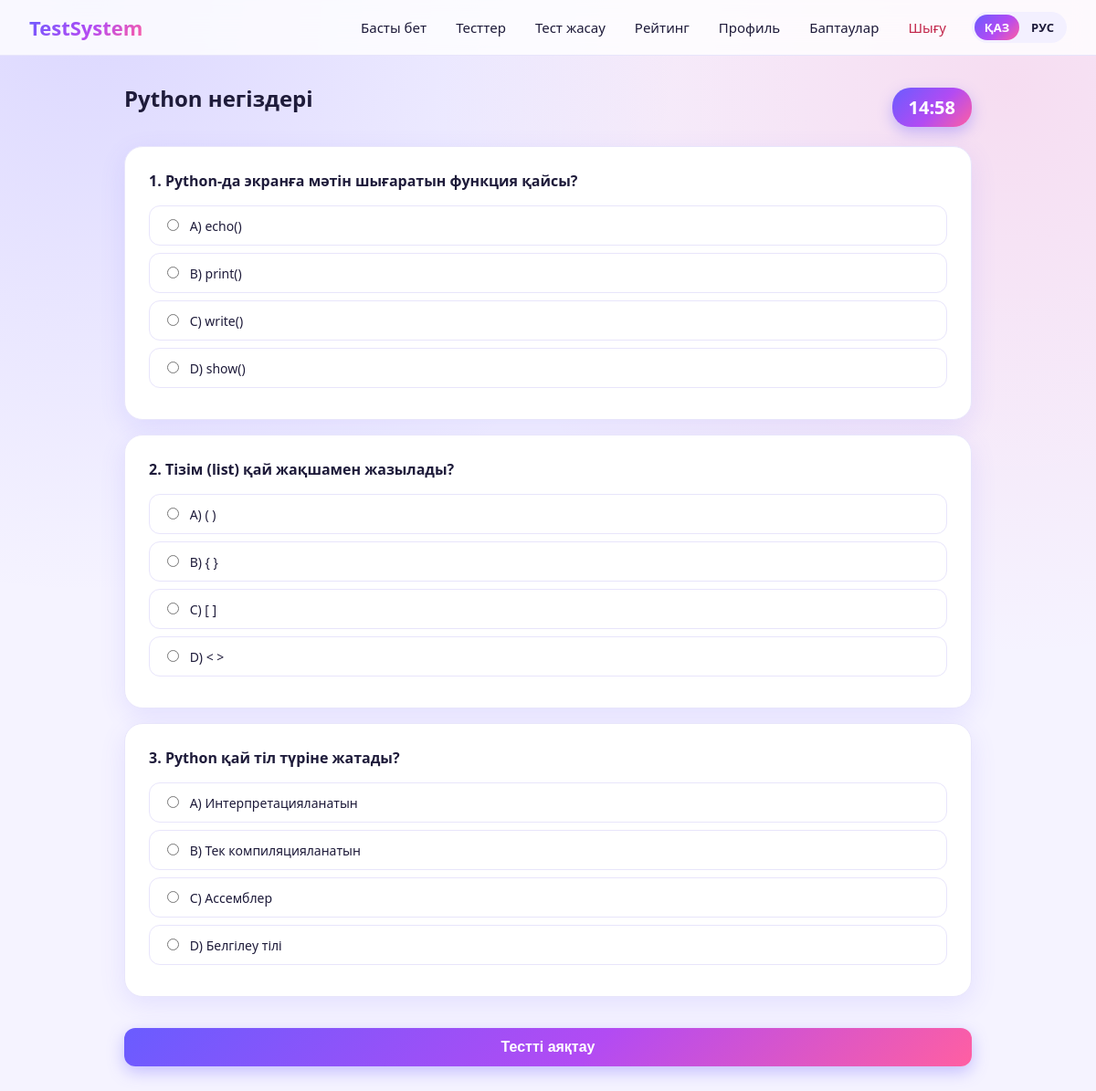
/test/1 (signed in), run on the app's committed database.
### models/test.py (models this page shows)
class Test(Base):
    __tablename__ = "tests"
    id: Mapped[int] = mapped_column(Integer, primary_key=True, autoincrement=True)
    title: Mapped[str] = mapped_column(String, nullable=False)
    description: Mapped[str | None] = mapped_column(String)
    max_score: Mapped[int] = mapped_column(Integer, nullable=False, default=100,
                                           server_default="100")
    duration_minutes: Mapped[int] = mapped_column(Integer, nullable=False, default=20,
                                                  server_default="20")
    created_at: Mapped[str | None] = mapped_column(String,
                                                   server_default=func.current_timestamp())
    created_by: Mapped[int | None] = mapped_column(
        ForeignKey("users.id", ondelete="SET NULL"), nullable=True)
    category_id: Mapped[int | None] = mapped_column(
        ForeignKey("categories.id", ondelete="SET NULL"), nullable=True)
    category = relationship("Category", back_populates="tests")
    questions = relationship("Question", back_populates="test",
                             cascade="all, delete-orphan", order_by="Question.id")

class Question(Base):
    __tablename__ = "questions"
    id: Mapped[int] = mapped_column(Integer, primary_key=True, autoincrement=True)
    test_id: Mapped[int] = mapped_column(ForeignKey("tests.id", ondelete="CASCADE"),
                                         nullable=False)
    question_text: Mapped[str] = mapped_column(String, nullable=False)
    option_a: Mapped[str] = mapped_column(String, nullable=False)
    option_b: Mapped[str] = mapped_column(String, nullable=False)
    option_c: Mapped[str] = mapped_column(String, nullable=False)
    option_d: Mapped[str] = mapped_column(String, nullable=False)
    correct_option: Mapped[str] = mapped_column(String, nullable=False)
    test = relationship("Test", back_populates="questions")

### main.py (the view)
@app.get("/test/{test_id}", name="take_test",
         dependencies=[Depends(login_required)])
def take_test_page(request: Request, test_id: int):
    conn = get_db()
    test = conn.execute(
        "SELECT * FROM tests WHERE id = ?", (test_id,)
    ).fetchone()
    if test is None:
        conn.close()
        raise HTTPException(status_code=404, detail="Тест табылмады")
    questions = conn.execute(
        "SELECT * FROM questions WHERE test_id = ? ORDER BY id", (test_id,)
    ).fetchall()
    conn.close()
    return render(request, "take_test.html", test=test, questions=questions)

### templates/take_test.html (shortened to what this page needs)
{% extends "base.html" %}
{% block content %}
<div class="test-header">
    <h2>{{ test.title }}</h2>
    <div class="timer" id="timer" data-minutes="{{ test.duration_minutes }}">--:--</div>
</div>
<form method="POST" action="{{ url_for('submit_test', test_id=test.id) }}" id="testForm">
    {% for q in questions %}
    <div class="card question">
        <p class="q-text">{{ loop.index }}. {{ q.question_text }}</p>
        <label class="option"><input type="radio" name="q{{ q.id }}" value="A"> A) {{ q.option_a }}</label>
        <label class="option"><input type="radio" name="q{{ q.id }}" value="B"> B) {{ q.option_b }}</label>
        <label class="option"><input type="radio" name="q{{ q.id }}" value="C"> C) {{ q.option_c }}</label>
        <label class="option"><input type="radio" name="q{{ q.id }}" value="D"> D) {{ q.option_d }}</label>
    </div>
    {% endfor %}
    <button class="btn" type="submit">Тестті аяқтау</button>
</form>
{% endblock %}

### static/style.css (style rules this page uses)
:root { --bg: #f5f3ff; --surface: #ffffff; --text: #1e1b3a; --muted: #6b6a85; --border: #e8e5fb; --link: #5b4bf0; --grad: linear-gradient(135deg, #6a5cff 0%, #b24bf3 55%, #ff5fa2 100%); --grad-soft: linear-gradient(135deg, #ece9ff, #ffe6f1); --shadow: 0 8px 28px rgba(106, 92, 255, .12); --nav: rgba(255, 255, 255, .8); --input-bg: #faf9ff; --th-bg: #f3f0ff; --success-bg: #e3f9ee; --success: #14804a; --error-bg: #ffe8ee; --error: #c2264b; }
* { box-sizing: border-box; }
body { margin: 0; min-height: 100vh; color: var(--text); font-family: 'Segoe UI', system-ui, -apple-system, Arial, sans-serif; background-color: var(--bg); background-image: radial-gradient(circle at 8% 0%, rgba(106, 92, 255, .18), transparent 40%), radial-gradient(circle at 92% 8%, rgba(255, 95, 162, .15), transparent 40%); background-attachment: fixed; }
h2, h3 { margin-top: 0; }
.btn { display: inline-block; background: var(--grad); color: #fff; border: none; padding: 12px 26px; border-radius: 12px; cursor: pointer; text-decoration: none; font-size: 16px; font-weight: 600; box-shadow: 0 6px 18px rgba(106, 92, 255, .35); transition: transform .15s, box-shadow .15s; }
form .btn { width: 100%; margin-top: 18px; }
.card { background: var(--surface); padding: 26px; border-radius: 20px; box-shadow: var(--shadow); border: 1px solid var(--border); }
label { display: block; margin: 14px 0 6px; font-weight: 600; font-size: 14px; }
input, select { width: 100%; padding: 11px 14px; border: 1.5px solid var(--border); border-radius: 12px; background: var(--input-bg); color: var(--text); font-size: 15px; transition: border-color .15s, box-shadow .15s; }
.test-header { display: flex; justify-content: space-between; align-items: center; margin-bottom: 16px; }
.timer { background: var(--grad); color: #fff; padding: 8px 18px; border-radius: 20px; font-size: 20px; font-weight: bold; box-shadow: 0 6px 16px rgba(106, 92, 255, .35); }
.question { margin-bottom: 16px; }
.q-text { font-weight: 700; margin-top: 0; }
.option { display: block; padding: 11px 14px; margin: 8px 0; border: 1.5px solid var(--border); border-radius: 12px; cursor: pointer; font-weight: normal; transition: .15s; }
.option input { width: auto; margin-right: 8px; }

### data on the page
Test: title "Python негіздері"
Question: question_text "Python-да экранға мәтін шығаратын функция қайсы?", option_a "echo()", option_b "print()", option_c "write()", option_d "show()"
Question: question_text "Тізім (list) қай жақшамен жазылады?", option_a "( )", option_b "{ }", option_c "[ ]", option_d "< >"
Question: question_text "Python қай тіл түріне жатады?", option_a "Интерпретацияланатын", option_b "Тек компиляцияланатын", option_c "Ассемблер", option_d "Белгілеу тілі"
